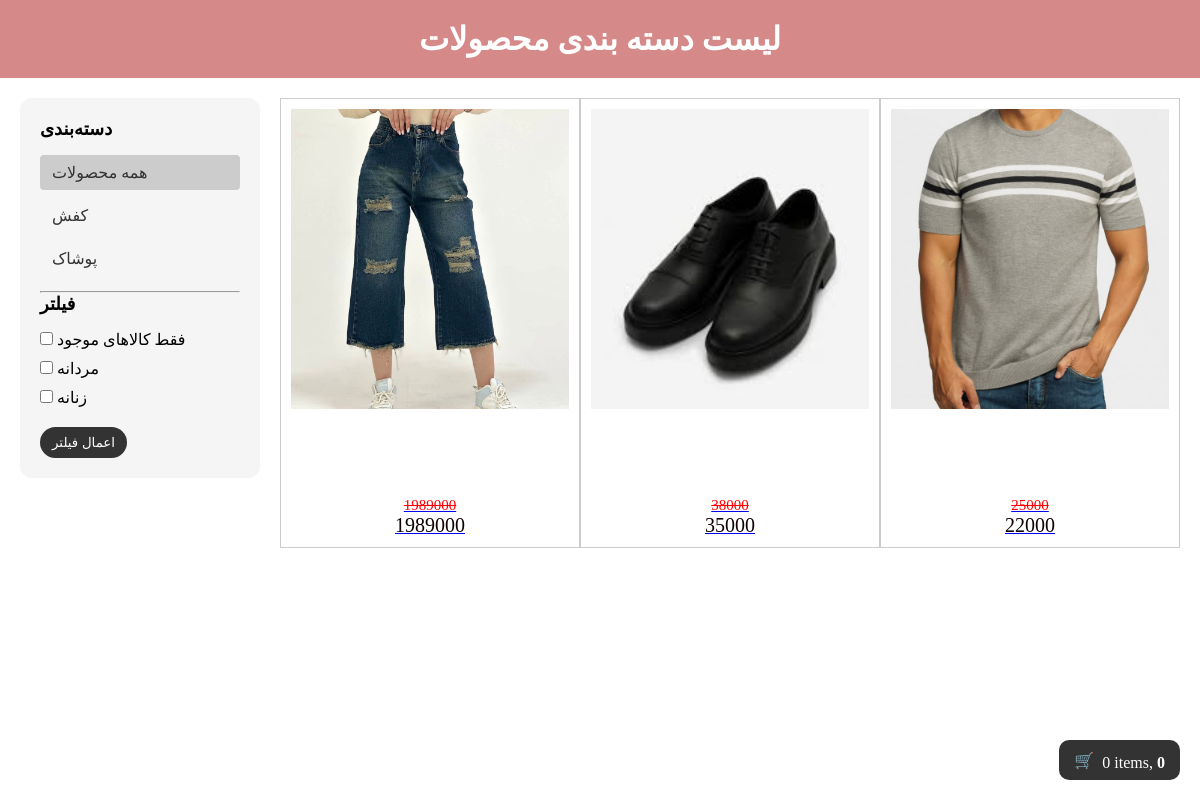
Screenshot of /products/ with the database file from the repository.
### shop/models.py (models this page shows, shortened)
class Category(models.Model):
    name= models.CharField(max_length=255, verbose_name='نام دسته بندی')
    slug = models.SlugField(max_length=255, unique=True)
    class Meta:
        ordering= ['-name']
        indexes= [
            models.Index(fields=['name']),
        ]
        verbose_name ="دسته بندی"
        verbose_name_plural = " دسته بندی ها"
    def get_absolute_url(self):
        return reverse('shop:product_list_by_category', args=[self.slug])

class Product(models.Model):
    category= models.ForeignKey(Category, on_delete=models.CASCADE,related_name='products', verbose_name='دسته بندی')
    name= models.CharField(max_length=100, verbose_name='نام')
    slug= models.SlugField(max_length=255, unique=True, verbose_name='اسلاگ')
    description= models.TextField(max_length=1200, verbose_name='توضیحات')
    inventory= models.PositiveIntegerField(verbose_name="موجودی")
    weight= models.PositiveIntegerField(default=0, verbose_name='وزن')
    price= models.PositiveIntegerField(verbose_name='قیمت')
    off= models.PositiveIntegerField(default=0,verbose_name='تخفیف')
    new_price= models.PositiveIntegerField(default=0,verbose_name='قیمت ئس از تخفیف')
    created= models.DateTimeField(auto_now_add=True, verbose_name='زمان ایحاد')
    updated= models.DateTimeField(auto_now=True, verbose_name='زمان بروزرسانی')
    class Meta:
        ordering= ['-created']
        indexes= [
            models.Index(fields=['id', 'slug']),
            models.Index(fields=['name']),
            models.Index(fields=['-created']),
        ]
        verbose_name ="محصول"
        verbose_name_plural = " محصولات"
    def get_absolute_url(self):
        return reverse("shop:product_detail", args=[self.id, self.slug])

class Image(models.Model):
    product = models.ForeignKey(Product, on_delete=models.CASCADE, related_name='images', verbose_name="محصول")
    title = models.CharField(verbose_name="موضوع")
    image_field= models.ImageField(upload_to="image_of_product/", height_field=None, width_field=None, max_length=None)
    description = models.TextField(verbose_name="توضیحات")
    created = models.DateTimeField(verbose_name="ساخت", auto_now_add=True)
    class Meta:
        ordering = ['-created']
        indexes = [
            models.Index(fields= ['-created'])
        ]
        verbose_name = "عکس"
        verbose_name_plural = "عکس ها"

### shop/views.py (the view)
# urls.py: path('products/', views.product_list, name='product_list'),
def product_list(request, category_slug=None):
    category = None
    categories = Category.objects.all()
    products = Product.objects.all()
    if category_slug:
        category = get_object_or_404(Category, slug=category_slug)
        products = products.filter(category=category)
    gender = request.GET.get("gender")
    if gender in ['مردانه', 'زنانه']:
        products = products.filter(description__icontains=gender)
    available = request.GET.get("available")
    if available == "1":
        products = products.filter(inventory__gt=0)
    context = {
        'category': category,
        'categoryes': categories,
        'products': products,
    }
    return render(request, 'shop/list.html', context)

### cart/cart.py (called while the page is built, shortened)
    def __len__(self):
        return sum(item['quantity'] for item in self.cart.values())

    def __iter__(self):
        product_ids = self.cart.keys()
        products = Product.objects.filter(id__in=product_ids)

    def get_total_price(self):
        return sum(item['total'] for item in self)

### cart/context_processor.py (called while the page is built)
def cart(request):
    return {'cart': Cart(request)}

### shop/templates/shop/list.html (shortened to what this page needs)
{% extends  'parent/base.html' %}
{% load static %}
{% block content %}
    <div class="header">
        {% if category %}
            <h1>لیست دسته بندی ها بر اساس {{category}}</h1>
        {% else %}
            <h1>لیست دسته بندی محصولات</h1>
        {% endif %}
    </div>
    <div class="container">
        <div class="small-div">
            <h3 class="sidebar-title">دسته‌بندی</h3>
            <ul class="category-list">
                <li class="category">
                    <a class="text {% if not category %}active{% endif %}"
                    href="{% url 'shop:product_list' %}">
                    همه محصولات
                    </a>
                </li>
                {% for ct in categoryes %}
                    <li class="category">
                        <a class="text {% if category and category.slug == ct.slug %}active{% endif %}"
                        href="{{ ct.get_absolute_url }}">
                        {{ ct.name }}
                        </a>
                    </li>
                {% endfor %}
            </ul>
            <hr>
            <h3 class="sidebar-title">فیلتر</h3>
            <form method="get" class="filter-form">
                <label class="filter-item">
                    <input class="check-input" type="checkbox" name="available" value="1"
                    {% if request.GET.available == "1" %}checked{% endif %}>
                    فقط کالاهای موجود
                </label>
                <label class="filter-item">
                    <input  class="check-input"   type="checkbox" name="gender" value="مردانه"
                    {% if request.GET.gender == "مردانه" %}checked{% endif %}>
                    مردانه
                </label>
                <label class="filter-item">
                    <input class="check-input"  type="checkbox" name="gender" value="زنانه"
                    {% if request.GET.gender == "زنانه" %}checked{% endif %}>
                    زنانه
                </label>
                <button type="submit" class="filter-btn">اعمال فیلتر</button>
            </form>
        </div>
        <div class="large-div">
            {% for product in products %}
                <a href="{{product.get_absolute_url}}">
                <div class="product">
                    <img class="pic" src="{{ product.images.first.image_field.url }}">
                    <div class="price">
                        <span class="orginal-price">{{ product.price }}</span>
                        <br>
                        <span class="discount-price">{{ product.new_price }}</span>
                    </div>
                </div>
                </a>
            {% endfor %}
        </div>
    </div>
{% endblock %}

### shop/templates/parent/base.html (shortened to what this page needs)
{% load static %}
<!DOCTYPE html>
<html lang="en">
<head>
    <link rel="stylesheet" type="text/css" href= "{% static 'css/base.css' %}">
</head>
<body>
{% include 'partials/header.html' %}
{% block content %}{% endblock %}
</body>
</html>

### shop/templates/partials/header.html
<div class="cart-container">
    {% with item_count=cart|length %}
    <a href="{% url 'cart:cart_detail' %}" class="cart-link">
        <div class="cart-info-container">
            <span class="cart-icon">🛒</span>
            <span class="cart-info">
                <span class="item-count" id="item_count">{{ item_count }} items</span>,
                <span class="total-price" id="total_price">{{ cart.get_total_price }}</span>
            </span>
        </div>
    </a>
    {% endwith %}
</div>

### shop/static/css/base.css (style rules this page uses)
.header { text-align: center; padding: 20px; color: #fff; background-color: #d68989; }
.container { display: flex; gap: 20px; padding: 20px; }
.small-div { width: 240px; background: #f5f5f5; padding: 20px; border-radius: 12px; height: fit-content; }
.sidebar-title { font-size: 18px; margin-bottom: 15px; font-weight: bold; }
.category-list { list-style: none; padding: 0; margin: 0 0 15px 0; }
.category-list li { margin-bottom: 8px; }
.text { text-decoration: none; color: #333; display: block; padding: 8px 12px; border-radius: 4px; }
.text.active, .text:hover { background-color: #ccc; }
.filter-item { display: block; margin-bottom: 10px; cursor: pointer; }
.filter-btn { margin-top: 10px; padding: 8px 12px; background-color: #333; color: #fff; border: none; border-radius: 20px; cursor: pointer; }
.filter-item input { cursor: pointer; }
.product { border: 1px solid #ccc; padding: 10px; text-align: center; width: 300px; height: 450px; display: flex; flex-direction: column; justify-content: space-between; }
.pic { width: 100%; height: 300px; object-fit: cover; }
.price { position: relative; margin-top: 10px; }
.orginal-price { text-decoration: line-through; color: red; font-size: 15px; }
.discount-price { color: rgb(16, 1, 1); font-size: 20px; }
.large-div { display: flex; }
.cart-container { position: fixed; bottom: 20px; right: 20px; width: auto; background-color: #333; padding: 8px 15px; border-radius: 10px; z-index: 1000; }
.cart-info-container { display: flex; align-items: center; gap: 8px; }
.cart-link { color: #fff; text-decoration: none; display: flex; align-items: center; }
.cart-icon { color: #fff; justify-content: left; align-items: center; }
.cart-info { color: #fff; margin-top: 6px; }
.total-price { font-weight: bold; margin-top: 20px; }
* { margin: 0; padding: 0; box-sizing: border-box; }
html { font-size: 16px; }
body { overflow-x: hidden; }
img { max-width: 100%; height: auto; }

### rows the page displays
Category: name "کفش"
Category: name "پوشاک"
Product: images.first.image_field (picture), price "1989000", new_price "1989000"
Product: images.first.image_field (picture), price "38000", new_price "35000"
Product: images.first.image_field (picture), price "25000", new_price "22000"

### other values shown
{{ item_count }} "0"
{{ cart.get_total_price }} "0"
